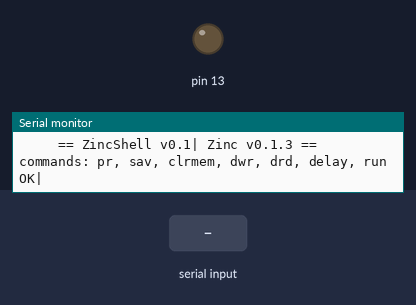
Bench run of a sketch on a simulated Arduino Uno, built with avr-gcc and run on an emulated ATmega328P. Parts: output pins drawn as LEDs (lit = HIGH), the last lines printed to the serial monitor. The inputs (shaded band) are chosen by the test bench.

Above: at 1.2 s.
1.3 s: "run\n" received over Serial
At 2.1 s:
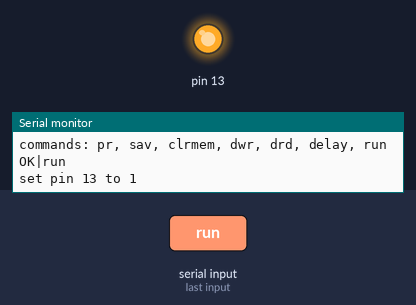
3.8 s: "pr,1\n" received over Serial
5.3 s: "sav,1\n" received over Serial
6.8 s: "clrmem,1\n" received over Serial
8.3 s: "dwr,1\n" received over Serial
9.8 s: "drd,1\n" received over Serial
Timing chart, 0 to 12.3 s (numbered marks = the images above; inputs shaded):
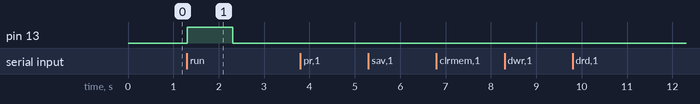

The sketch:

zOS.ino
```cpp
#include "Mkernel.h"
#include "Trimmer.h"

const int MAX_LINES = 10;
String lines[MAX_LINES];
int lineCount = 0;

char readByte;
String buffer = "";
char memory[50];

const char* code = R"(dwr13$1
delay1000$
dwr13$0
delay1000$
)";

void linesInterpret(String code, char* mem1) {
  Trimmer::splitAndTrimLines(code.c_str(), lines, lineCount, MAX_LINES);
  for (int i = 0; i < lineCount; i++) {
    interpret(lines[i], mem1);
  }
}

void interpret(String b, char* mem) {
  if (b.startsWith("pr")) {
    char str[51]; // max 50 characters + null terminator
    int i = 0;

    if (b[2] == 'm' && b[3] == '*') {
      Serial.println(mem);
      return;
    }

    while ((i + 2) < b.length() && b[i + 2] != '$' && i < 50) {
      str[i] = b[i + 2];
      i++;
    }
    str[i] = '\0'; // null-terminate the string
    Serial.println(str);

  } else if (b.startsWith("sav")) {
    int i = 0;
    while ((i + 2) < b.length() && b[i + 2] != '$' && i < 50) {
      mem[i] = b[i + 2];
      i++;
    }
    mem[i] = '\0';
    Serial.println("saved string from \"" + b + "\".");

  } else if (b.startsWith("clrmem")) {
    for (int i = 0; i < 50; i++) {
      mem[i] = '\0';
  }
  Serial.println("memory cleared.");

  } else if (b.startsWith("dwr")) {
    int i = 0;
    char wpinStr[4];
    while (b[i + 3] != '$' && i < 3) {
      wpinStr[i] = b[i + 3];
      i++;
  }
    wpinStr[i] = '\0';

    char wvalStr[2];
    wvalStr[0] = b[b.length() - 1];
    wvalStr[1] = '\0';

    int wpin = String(wpinStr).toInt();
    int wval = String(wvalStr).toInt();

    pinMode(wpin, OUTPUT);
    Mkern::dwr(wpin, wval);

    Serial.println("set pin " + String(wpinStr) + " to " + wvalStr);

  } else if (b.startsWith("drd")) {
    int i = 0;
    char rpinStr[4];
    while (b[i + 3] != '$' && i < 3) {
      rpinStr[i] = b[i + 3];
      i++;
    }
    rpinStr[i] = '\0';

    int rpin = String(rpinStr).toInt();

    pinMode(rpin, INPUT);
    int readval = Mkern::drd(rpin);

    Serial.println("read from pin " + String(rpinStr) + " and got value " + readval);

  } else if (b.startsWith("run")) {
    linesInterpret(code, memory);

  } else if (b.startsWith("delay")) {
    char time[10];
    int i = 0;

    while (b[i + 5] != '$' && i < 9) { // also guard against overflow
      time[i] = b[i + 5];
      i++;
    }
    time[i] = '\0';
    int delayms = atoi(time);
    delay(delayms);

} else {
    Serial.println("command " + String(b) + " was not found.");
  }
}


void setup() {
  Serial.begin(9600);
  Serial.println("     == ZincShell v0.1| Zinc v0.1.3 ==");
  Serial.println("commands: pr, sav, clrmem, dwr, drd, delay, run\n");
  Serial.print("OK|");
}

void loop() {
  while (Serial.available() > 0) {
    readByte = Serial.read();

    if (readByte == '\n') {
      Serial.println(buffer);
      interpret(buffer, memory); // pass buffer and memory to interpret
      Serial.print("OK|");
      buffer = "";
    } else {
      buffer += readByte;
    }
  }
}
```

Mkernel.h
```cpp
struct Mkern {
  static void dwr(int pin, int val) {
    digitalWrite(pin, val);
  }
  static int drd(int pin) {
    return digitalRead(pin);
  }
};
```

Trimmer.h
```cpp
struct Trimmer {
  static String trim(const String& s) {
    int start = 0;
    while (start < s.length() && isspace(s[start])) start++;

    int end = s.length() - 1;
    while (end >= 0 && isspace(s[end])) end--;

    if (start > end) return "";

    return s.substring(start, end + 1);
  }

  static void splitAndTrimLines(const char* code, String* outputArray, int& count, int maxCount) {
    String line = "";
    count = 0;

    for (int i = 0; code[i] != '\0'; i++) {
      char c = code[i];
      if (c == '\n') {
        line = trim(line);
        if (line.length() > 0 && count < maxCount) {
          outputArray[count++] = line;
        }
        line = "";
      } else {
        line += c;
      }
    }

    // Handle the last line (if no trailing \n)
    line = trim(line);
    if (line.length() > 0 && count < maxCount) {
      outputArray[count++] = line;
    }
  }
};
```

Measured:
- after the input at 1.3 s, pin 13: LOW → HIGH at once, → LOW 1.0 s later
